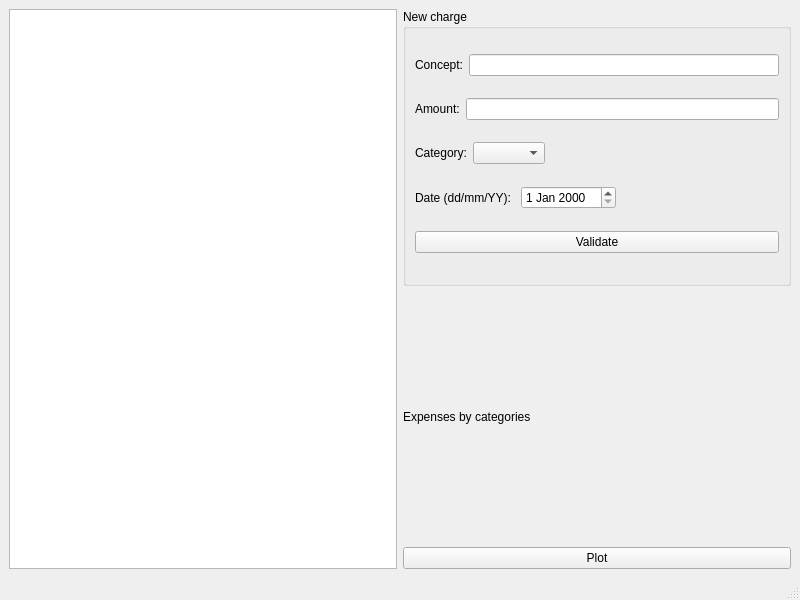
<?xml version="1.0" encoding="UTF-8"?>
<ui version="4.0">
 <class>MainWindow</class>
 <widget class="QMainWindow" name="MainWindow">
  <property name="geometry">
   <rect>
    <x>0</x>
    <y>0</y>
    <width>800</width>
    <height>600</height>
   </rect>
  </property>
  <property name="windowTitle">
   <string>Xmas expenses list</string>
  </property>
  <widget class="QWidget" name="centralwidget">
   <layout class="QHBoxLayout" name="horizontalLayout">
    <item>
     <widget class="QTableWidget" name="tableWidget">
      <property name="sizePolicy">
       <sizepolicy hsizetype="Expanding" vsizetype="Expanding">
        <horstretch>0</horstretch>
        <verstretch>0</verstretch>
       </sizepolicy>
      </property>
     </widget>
    </item>
    <item>
     <layout class="QVBoxLayout" name="verticalLayout_2">
      <item>
       <widget class="QGroupBox" name="groupBox">
        <property name="title">
         <string>New charge</string>
        </property>
        <layout class="QVBoxLayout" name="verticalLayout">
         <item>
          <layout class="QHBoxLayout" name="horizontalLayout_2">
           <item>
            <widget class="QLabel" name="label">
             <property name="text">
              <string>Concept:</string>
             </property>
            </widget>
           </item>
           <item>
            <widget class="QLineEdit" name="concept_edit"/>
           </item>
          </layout>
         </item>
         <item>
          <layout class="QHBoxLayout" name="horizontalLayout_3">
           <item>
            <widget class="QLabel" name="label_2">
             <property name="text">
              <string>Amount:</string>
             </property>
            </widget>
           </item>
           <item>
            <widget class="QLineEdit" name="amount_edit"/>
           </item>
          </layout>
         </item>
         <item>
          <layout class="QHBoxLayout" name="horizontalLayout_4">
           <item>
            <widget class="QLabel" name="label_3">
             <property name="text">
              <string>Category:</string>
             </property>
            </widget>
           </item>
           <item>
            <widget class="QComboBox" name="category_box"/>
           </item>
           <item>
            <spacer name="horizontalSpacer">
             <property name="orientation">
              <enum>Qt::Horizontal</enum>
             </property>
             <property name="sizeHint" stdset="0">
              <size>
               <width>40</width>
               <height>20</height>
              </size>
             </property>
            </spacer>
           </item>
          </layout>
         </item>
         <item>
          <layout class="QHBoxLayout" name="horizontalLayout_5">
           <item>
            <widget class="QLabel" name="label_4">
             <property name="text">
              <string>Date (dd/mm/YY): </string>
             </property>
            </widget>
           </item>
           <item>
            <widget class="QDateEdit" name="date_edit"/>
           </item>
           <item>
            <spacer name="horizontalSpacer_2">
             <property name="orientation">
              <enum>Qt::Horizontal</enum>
             </property>
             <property name="sizeHint" stdset="0">
              <size>
               <width>40</width>
               <height>20</height>
              </size>
             </property>
            </spacer>
           </item>
          </layout>
         </item>
         <item>
          <widget class="QPushButton" name="validate_btn">
           <property name="text">
            <string>Validate</string>
           </property>
          </widget>
         </item>
        </layout>
       </widget>
      </item>
      <item>
       <layout class="QVBoxLayout" name="verticalLayout_3">
        <item>
         <widget class="QLabel" name="label_5">
          <property name="text">
           <string>Expenses by categories</string>
          </property>
         </widget>
        </item>
        <item>
         <widget class="QPushButton" name="plot_btn">
          <property name="text">
           <string>Plot</string>
          </property>
         </widget>
        </item>
       </layout>
      </item>
     </layout>
    </item>
   </layout>
  </widget>
  <widget class="QMenuBar" name="menubar">
   <property name="geometry">
    <rect>
     <x>0</x>
     <y>0</y>
     <width>800</width>
     <height>22</height>
    </rect>
   </property>
  </widget>
  <widget class="QStatusBar" name="statusbar"/>
 </widget>
 <resources/>
 <connections/>
</ui>
